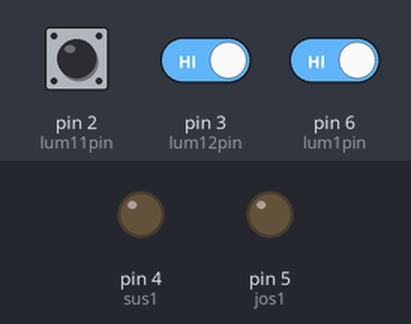
A sketch run on a simulated Arduino Uno, built with avr-gcc and run on an emulated ATmega328P. Parts: output pins drawn as LEDs (lit = HIGH). The inputs (shaded band) are chosen by the test bench; at power-on: pin 6 (lum1pin) HIGH, pin 2 (lum11pin) HIGH, pin 3 (lum12pin) HIGH. What the sketch prints to the serial monitor is not drawn.

Above: at 4.3 s.
4.4 s: pin 6 (lum1pin) driven LOW
7.4 s: pin 6 (lum1pin) driven HIGH
At 8.2 s:
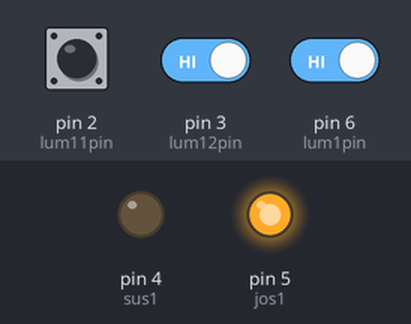
9.2 s: pin 6 (lum1pin) driven LOW
At 9.6 s:
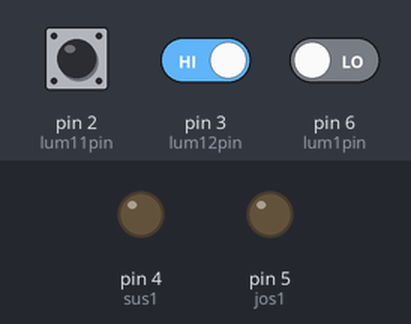
12.2 s: pin 2 (lum11pin) pulled LOW for 0.3 s
At 13.3 s:
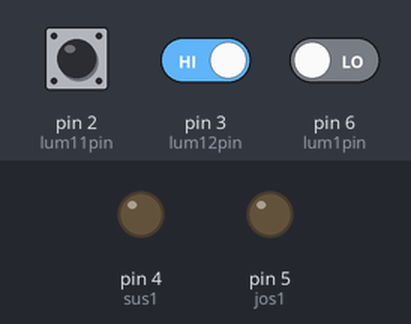
14.4 s: pin 3 (lum12pin) driven LOW and pin 6 (lum1pin) driven HIGH
16.4 s: pin 6 (lum1pin) driven LOW
At 16.8 s:
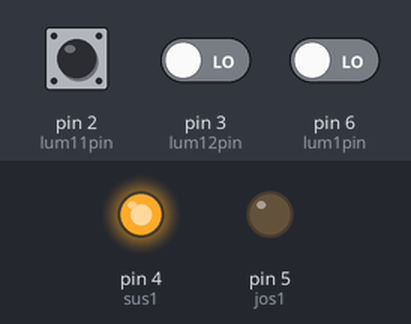
Timing chart, 0 to 18.9 s (numbered marks = the images above; inputs shaded):
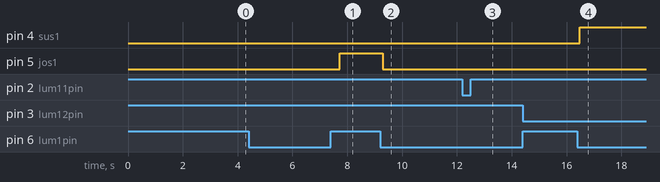

The sketch:

window__control_by_light_1m2b.ino
```cpp
/*
- sketch pentru deschidere automata fereastra
cand este lumina si inchidere cand e noapte
- sketch scris de Nicu Florica pentru Dan Olaru
- versine 1.2b din 06.0.6.2016, Craiova
- vizitati http://www.tehnic.go.ro
- vizitati si http://www.arduinotehniq.com
- vizitati canalul de filmulete: https://www.youtube.com/channel/UCm-OQ7YTHGcRV6sMTY6mHHw
*/

#define lum1pin 6
#define lum11pin 2
#define lum12pin 3
#define sus1  4
#define jos1 5

int lum1;   // variabila pentru citire intensitate luminoasa la senzor 1
//int lum1min = 100; // valoare pentru lumina de seara
//int lum1max = 500; // valoare pentru lumina de zi

unsigned long timp0;   // timp initial masurare intensitate luminoasa
unsigned long timp1;   // timp curent
unsigned long timp11;  // timp initial comenzi motor

long asteptare = 5000; // interval intre masuratori (3sec)
long stopmotor = 5000; // timp ignoare comenzi de schimbare directie rotatie motor
byte sens1 = 0;        // directie motor1 (0 - oprit, 1 - stanga, 2 - dreapta
byte inchis1 = 0;      // variabila pentru depistare ajungere la capat sau pe traseu (0 = nu e la capat, 1 e la capat)
byte deschis1 = 0;

void setup() {

   Serial.begin(9600);       // pornesc monitorizarea seriala
Serial.println("");
Serial.println("");
Serial.println("");
Serial.println("");
Serial.println("Sistem pentru deschiderea/inchiderea unei ferestre functie de intensitatea luminoasa");
Serial.println("Automatic system for control window according sunlight..");
delay(1000);
Serial.println("proiect original al lui Nicu FLORICA (niq_ro)");
Serial.println("original project by Nicu FLORICA (niq_ro)");
delay(1000);
Serial.println("06.2016 - Craiova, Romania, Europa ;)");

   pinMode(lum1pin, INPUT);  // pinul pentru foto rezistenta 1
   pinMode(lum11pin, INPUT);  // pinul pentru limitatorul 1 pentru sus la circuitul 1
   pinMode(lum12pin, INPUT);  // pinul pentru limitatorul 2 pentru jos la circuitul 1
   digitalWrite(lum11pin, HIGH);  // in repaus (fara conact)
   digitalWrite(lum12pin, HIGH);  // in repaus (fara conact)

  pinMode(sus1, OUTPUT);
  pinMode(jos1, OUTPUT);
   digitalWrite(sus1, LOW);  // in repaus (fara conact)
   digitalWrite(jos1, LOW);  // in repaus (fara conact)

timp0 = millis();
timp11 = timp0;

lum1 = digitalRead(lum1pin);  // se citeste valoarea intenstatii luminoase pe senzorul 1
delay(1000);
}

void loop () {

timp1 = millis(); //timp curent

if (timp1 - timp0 > asteptare) {
Serial.println("");
Serial.println("Se masoara intensitatea luminoasa !!!");
Serial.println("Now, Arduino measure the light..");
timp0 = timp1;   // timpul vechi se inoieste
//lum1 = digitalRead(lum1pin);  // se citeste valoarea intenstatii luminoase pe senzorul 1
//lum1 = lum1min/2;    // intuneric
//lum1 = (lum1min + lum1max)/2;  // lunima ok
//lum1 = lum1max + lum1min/2; // lumina puternica
Serial.println("---------------------------");
Serial.print("Intensitate lumininoasa = ");
Serial.print("Light = ");
Serial.println(1-digitalRead(lum1pin));
Serial.println("---------------------------");
}

if (digitalRead(lum1pin) == LOW)   // daca e soare puternic
  {
//  Serial.println("Lumina de zi !!!");
  Serial.print("*");
  digitalWrite(jos1, LOW);
    if (digitalRead(lum11pin) == HIGH) // daca fereastra e intredeschisa
    {
//    Serial.println("Fereastra nu e deschisa complet !!!");
//    Serial.println(">>");
//    digitalWrite(sus1, HIGH);
    sens1 = 1;
    }   // sfarsit de conditie de cap de cursa

    if (digitalRead(lum11pin) == LOW) // daca fereastra s-a deschis complet
    {
//    Serial.println("Fereastra s-a deschis complet !!!");
//    Serial.println("Motoras oprit !!!");
    sens1 = 0;
    deschis1 = 1;
    inchis1 = 0;
//    digitalWrite(sus1, LOW);
    }  // sfarsit de conditie de cap de cursa
  }  // sfarsit de conditie de zi

if (digitalRead(lum1pin) == HIGH)   // daca e aprope de apus
  {
  //Serial.println("Lumina de noapte !!!");
    Serial.print(")");

  digitalWrite(sus1, LOW);
    if (digitalRead(lum12pin) == HIGH) // daca fereastra e intredeschisa
    {
//    Serial.println("Fereastra nu e deschisa complet !!!");
//    Serial.println("<<");
//    digitalWrite(jos1, HIGH);
    sens1 = 2;
    }   // sfarsit de conditie de cap de cursa

    if (digitalRead(lum12pin) == LOW) // daca fereastra s-a inchis complet
    {
//    Serial.println("Fereastra s-a inchis complet !!!");
//    Serial.println("Motoras oprit !!!");
//    digitalWrite(jos1, LOW);
    sens1 = 0;
    inchis1 = 1;
    deschis1 = 0;
    }  // sfarsit de conditie de cap de cursa
  }  // sfarsit de conditie de zi

if (sens1 == 0) // motor1 oprit
    {
    digitalWrite(jos1, LOW);
    digitalWrite(sus1, LOW);
   Serial.println("====");

    }
if (timp11 - timp0 > stopmotor) {

if ((sens1 == 1) and (deschis1 == 0)) // motor1 pornit in sensul 1
    {
    digitalWrite(jos1, LOW);
    digitalWrite(sus1, HIGH);
      Serial.println("");
      Serial.println("Fereastra nu s-a deschis complet !!!");
      Serial.println("Window is not open !!!");
      Serial.println(">>>");
    timp11 = timp0;
    }
if ((sens1 == 1) and (deschis1 == 1)) // motor1 pornit in sensul 1
    {
    digitalWrite(jos1, LOW);
    digitalWrite(sus1, LOW);
      Serial.println("");
      Serial.println("Fereastra s-a deschis complet !!!");
      Serial.println("Window is open !!!");
      Serial.println(">|");
   // timp11 = timp0;
    }

if ((sens1 == 2) and (inchis1 == 0)) // motor1 pornit in sensul opus (2)
    {
    digitalWrite(jos1, HIGH);
    digitalWrite(sus1, LOW);
      Serial.println("");
      Serial.println("Fereastra nu s-a inchis complet !!!");
      Serial.println("Window is not close !!!");
      Serial.println("<<<<");
    timp11 = timp0;
  }
if ((sens1 == 2) and (inchis1 == 1)) // motor1 pornit in sensul opus (2)
    {
    digitalWrite(jos1, LOW);
    digitalWrite(sus1, LOW);
      Serial.println("");
      Serial.println("Fereastra s-a inchis complet !!!");
      Serial.println("Window is close !!!");
      Serial.println("|<");
    timp11 = timp0;
  }


}


delay(500);  // se asteapta putin
}  // sfarsit de program principal
```

Measured:
- after the input at 4.4 s, every drawn part: stays the same
- after the input at 7.4 s, pin 4 (sus1): stays LOW (without the input it goes to HIGH after 0.33 s); pin 5 (jos1): LOW → HIGH after 0.33 s
- after the input at 9.2 s, pin 5 (jos1): HIGH → LOW after 0.10 s
- after the input at 12.2 s, pin 4 (sus1): stays LOW (without the input it goes to HIGH after 0.71 s)
- after the input at 14.4 s, every drawn part: stays the same
- after the input at 16.4 s, pin 4 (sus1): LOW → HIGH after 0.08 s
